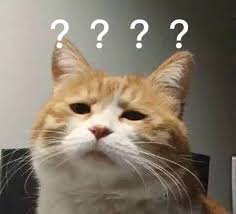
#> input picture recognizer/cat.jpg, 236 x 214 px
$ python cv.py
#> lines starting #> are read from the running program, lines starting #| are printed output that depends on the picture
import cv2
pic = cv2.imread('cat.jpg')
#> pic is the input picture: shape (214, 236, 3); mean B, G, R 105.7, 120.7, 131.5
pic = cv2.resize(pic, (700, 700), interpolation=cv2.INTER_CUBIC)
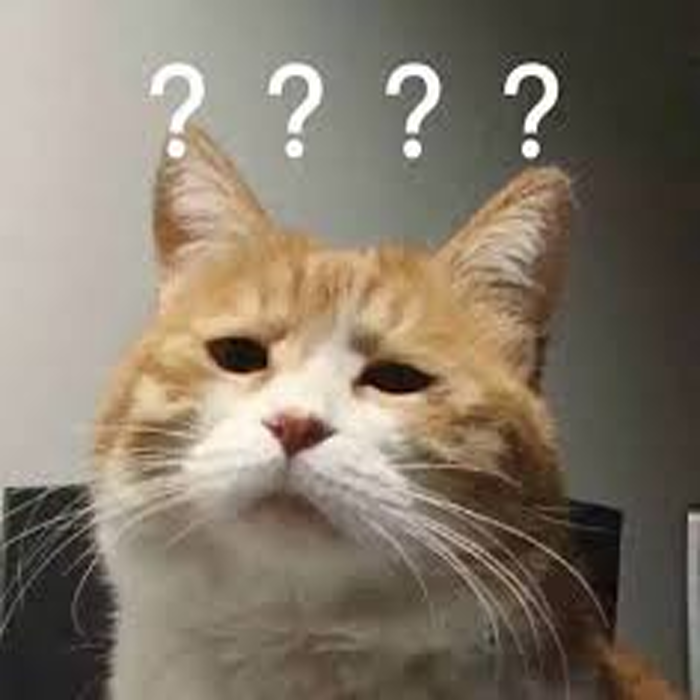
#> pic: shape (700, 700, 3); mean B, G, R 105.7, 120.7, 131.4
cv2.imshow('', pic)
cv2.waitKey(0)
cv2.destroyAllWindows()
